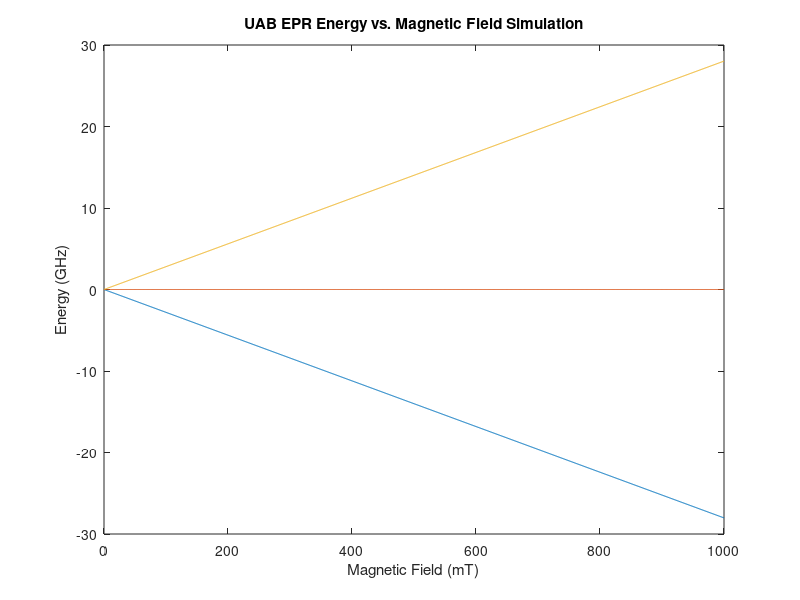

Here is the MATLAB script that generated this plot:

clear B_0;
clear g;
clear theta;
clear H;
clear eigenvals;
clear eigenvecs;

%%%%%%%%%%%% Diagonalization of Spin Hamiltonian %%%%%%%%%%%%

% Define spin operators

S_z = [1 0 0;...
       0 0 0;...
       0 0 -1];
       

S_x = [0 1/sqrt(2) 0;...
       1/sqrt(2) 0 1/sqrt(2);...
       0 1/sqrt(2) 0];

     
S_y = [0 i/sqrt(2) 0;...
       i/sqrt(2) 0 i/sqrt(2);...
       0 i/sqrt(2) 0];
 
% Spin operators squared
S_xx = S_x * S_x;
S_yy = S_y * S_y;
S_zz = S_z * S_z;

% Spin number
s = 1;

% Matrix of S^2 eigenvalue
S_sq = s*(s+1) * eye(2*s + 1);


B_0 = linspace(0,1000,1001); % static magnetic field in mT
u_0 = 13.996; % Bohr magneton-MHz/mT
g = 2.002319;

for i = 1:length(B_0)
    
    term1 = g*u_0*B_0(i)*S_z;
    
    H = term1;
    
    [V,E] = eig(H,'vector'); % V is matrix of eigenvectors, D is column of eigenvalues
    
    eigenvals(:,i) = E/1000; % each individual D is the ith column of eigenval
    eigenvecs(:,:,i) = V; % each individual V is the ith item in eigenvecs               
    % eigenvecs is not used, but nice to have for reference
    % basis is |s,m>
end

eigenvals_vs_BField_data = [transpose(B_0),transpose(eigenvals)];

% plot
for i = 2:size(eigenvals_vs_BField_data,2)
    plot(B_0,eigenvals_vs_BField_data(:,i))
    hold on
end

title('UAB EPR Energy vs. Magnetic Field Simulation');
xlabel('Magnetic Field (mT)');
ylabel('Energy (GHz)');
